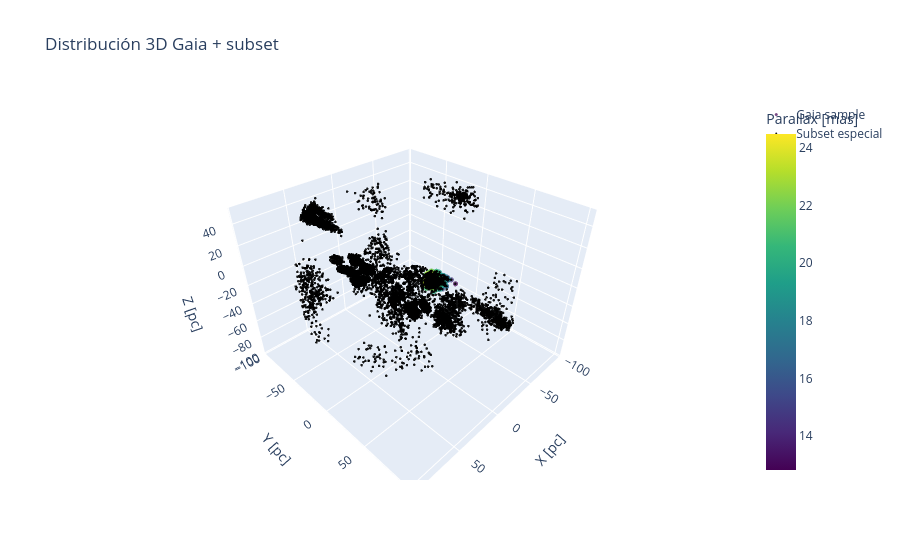

The code cell stored with this chart in its notebook:
### Code cell
import plotly.graph_objects as go
fig = go.Figure()
df_filter = dff[dff['cluster']==8]
# 🔵 Estrellas principales
fig.add_trace(
    go.Scatter3d(
        x=df_filter["x_pc"],
        y=df_filter["y_pc"],
        z=df_filter["z_pc"],
        mode="markers",
        marker=dict(
            size=3,
            color=df_filter["parallax"],  # o lo que uses
            colorscale="Viridis",
            opacity=0.7,
            colorbar=dict(title="Parallax [mas]")
        ),
        name="Gaia sample"
    )
)

# ⚫ Estrellas negras (más pequeñas)
fig.add_trace(
    go.Scatter3d(
        x=dff["x_pc"],
        y=dff["y_pc"],
        z=dff["z_pc"],
        mode="markers",
        marker=dict(
            size=1.5,
            color="black",
            opacity=0.9
        ),
        name="Subset especial"
    )
)

fig.update_layout(
    title="Distribución 3D Gaia + subset",
    scene=dict(
        xaxis_title="X [pc]",
        yaxis_title="Y [pc]",
        zaxis_title="Z [pc]"
    )
)

fig.show()

### Figure 1 — Plotly figure (JSON) as saved in the notebook; plotly's stock layout.template omitted (floating-point values rounded to 4 significant figures; data arrays with more than 128 entries replaced by an {"elided": "..."} marker saying what was removed)
{"data": [{"marker": {"color": {"elided": "506 float values"}, "colorbar": {"title": {"text": "Parallax [mas]"}}, "colorscale": [[0, "#440154"], [0.1111, "#482878"], [0.2222, "#3e4989"], [0.3333, "#31688e"], [0.4444, "#26828e"], [0.5556, "#1f9e89"], [0.6667, "#35b779"], [0.7778, "#6ece58"], [0.8889, "#b5de2b"], [1, "#fde725"]], "opacity": 0.7, "size": 3}, "mode": "markers", "name": "Gaia sample", "type": "scatter3d", "x": {"elided": "506 float values"}, "y": {"elided": "506 float values"}, "z": {"elided": "506 float values"}}, {"marker": {"color": "black", "opacity": 0.9, "size": 1.5}, "mode": "markers", "name": "Subset especial", "type": "scatter3d", "x": {"elided": "10745 float values"}, "y": {"elided": "10745 float values"}, "z": {"elided": "10745 float values"}}], "layout": {"scene": {"xaxis": {"title": {"text": "X [pc]"}}, "yaxis": {"title": {"text": "Y [pc]"}}, "zaxis": {"title": {"text": "Z [pc]"}}}, "title": {"text": "Distribución 3D Gaia + subset"}}}
